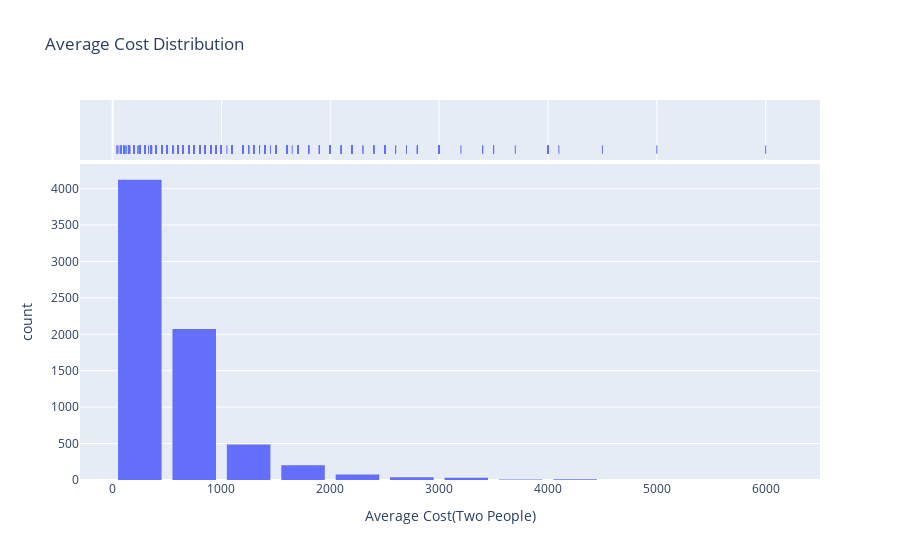

Notebook code for this chart:
### Markdown cell above
# Average Cost Distribution

### Code cell
fig = px.histogram(zo, x='avg cost (two people)', nbins=20, marginal='rug',
                  labels={'avg cost (two people)': 'Average Cost(Two People)', 'count': 'Frequency'},
                  title='Average Cost Distribution')
fig.update_layout(bargap=0.2)
fig.show()

### Figure 1 — Plotly figure (JSON) as saved in the notebook; plotly's stock layout.template omitted (floating-point values rounded to 4 significant figures; data arrays with more than 128 entries replaced by an {"elided": "..."} marker saying what was removed)
{"data": [{"alignmentgroup": "True", "bingroup": "x", "hovertemplate": "Average Cost(Two People)=%{x}<br>count=%{y}<extra></extra>", "legendgroup": "", "marker": {"color": "#636efa", "pattern": {"shape": ""}}, "name": "", "nbinsx": 20, "offsetgroup": "", "orientation": "v", "showlegend": false, "type": "histogram", "x": {"elided": "7105 int values"}, "xaxis": "x", "yaxis": "y"}, {"alignmentgroup": "True", "boxpoints": "all", "fillcolor": "rgba(255,255,255,0)", "hoveron": "points", "hovertemplate": "Average Cost(Two People)=%{x}<extra></extra>", "jitter": 0, "legendgroup": "", "line": {"color": "rgba(255,255,255,0)"}, "marker": {"color": "#636efa", "symbol": "line-ns-open"}, "name": "", "offsetgroup": "", "showlegend": false, "type": "box", "x": {"elided": "7105 int values"}, "xaxis": "x2", "yaxis": "y2"}], "layout": {"bargap": 0.2, "barmode": "relative", "legend": {"tracegroupgap": 0}, "title": {"text": "Average Cost Distribution"}, "xaxis": {"anchor": "y", "domain": [0, 1], "title": {"text": "Average Cost(Two People)"}}, "xaxis2": {"anchor": "y2", "domain": [0, 1], "matches": "x", "showgrid": true, "showticklabels": false}, "yaxis": {"anchor": "x", "domain": [0, 0.8316], "title": {"text": "count"}}, "yaxis2": {"anchor": "x2", "domain": [0.8416, 1], "matches": "y2", "showgrid": false, "showline": false, "showticklabels": false, "ticks": ""}}}
